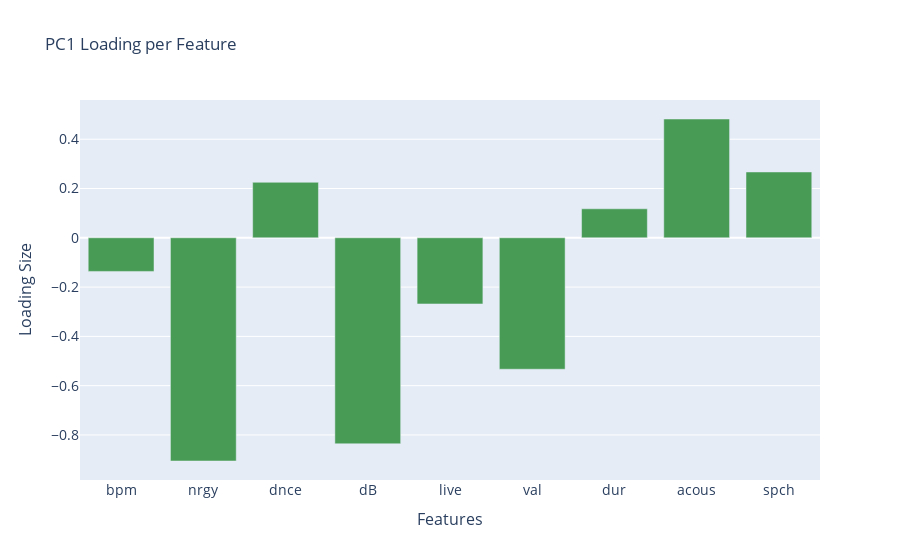

Notebook cell for this chart:
### Markdown cell above
### Loadings Plots

### Code cell
#PC1
fig = go.Figure()
fig.add_trace(go.Bar( y = loadings_df.iloc[:, 0], x = loadings_df.index, 
             marker_color='#479B55'))

fig.update_layout(
    title='PC1 Loading per Feature',
    xaxis=dict(
        title='Features',
        titlefont_size=16,
        tickfont_size=14,
    ),
    yaxis=dict(
        title='Loading Size',
        titlefont_size=16,
        tickfont_size=14,
    )
)

### Figure 1 — Plotly figure (JSON) as saved in the notebook; plotly's stock layout.template omitted (floating-point values rounded to 4 significant figures)
{"data": [{"marker": {"color": "#479B55"}, "type": "bar", "x": ["bpm", "nrgy", "dnce", "dB", "live", "val", "dur", "acous", "spch"], "y": [-0.1364, -0.9057, 0.2252, -0.8359, -0.2685, -0.5333, 0.1177, 0.4821, 0.2671]}], "layout": {"title": {"text": "PC1 Loading per Feature"}, "xaxis": {"tickfont": {"size": 14}, "title": {"font": {"size": 16}, "text": "Features"}}, "yaxis": {"tickfont": {"size": 14}, "title": {"font": {"size": 16}, "text": "Loading Size"}}}}
